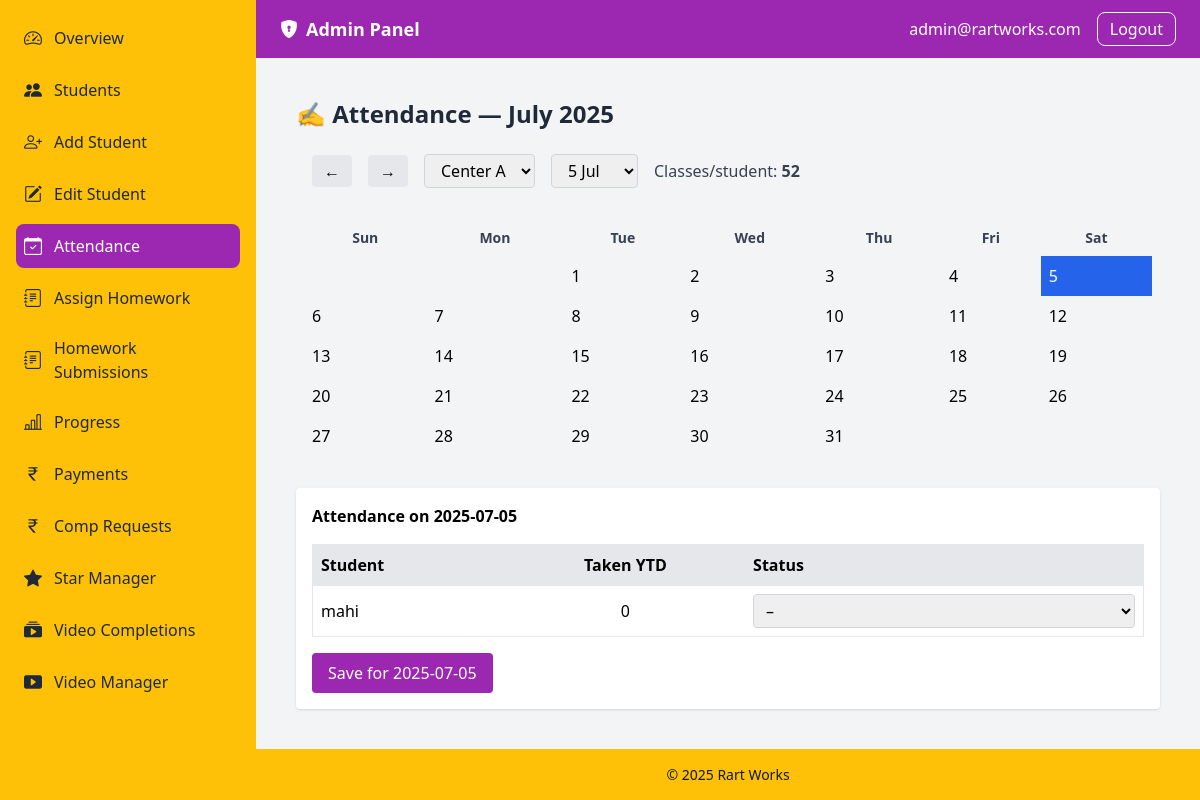
The page /dashboard/admin/index.php?page=attendance (signed in) on the database its author committed.
### tables this page shows
CREATE TABLE `users` (
  `id` int(10) UNSIGNED NOT NULL,
  `username` varchar(50) NOT NULL,
  `password` varchar(255) NOT NULL,
  `role` enum('student','admin') NOT NULL DEFAULT 'student',
  `centre_id` int(10) UNSIGNED NOT NULL,
  `created_at` datetime NOT NULL DEFAULT current_timestamp(),
  `reset_token` varchar(255) DEFAULT NULL,
  `reset_expires` datetime DEFAULT NULL
);

CREATE TABLE `students` (
  `id` int(10) UNSIGNED NOT NULL,
  `user_id` int(10) UNSIGNED NOT NULL,
  `centre_id` int(10) UNSIGNED NOT NULL DEFAULT 1,
  `name` varchar(100) NOT NULL,
  `email` varchar(100) NOT NULL,
  `phone` varchar(20) DEFAULT NULL,
  `group_name` varchar(50) NOT NULL,
  `dob` date DEFAULT NULL,
  `address` varchar(255) DEFAULT NULL,
  `photo_path` varchar(255) DEFAULT NULL,
  `is_legacy` tinyint(1) NOT NULL DEFAULT 0,
  `referred_by` int(11) DEFAULT NULL,
  `pending_discount_percent` decimal(5,2) NOT NULL DEFAULT 0.00
);

### dashboard/admin/attendance.php (the view, shortened to what this page needs)
<?php
require_once __DIR__ . '/../../config/bootstrap.php';
$month = $_GET['month'] ?? date('Y-m');
try {
  $dt = new DateTime("$month-01");
} catch (Exception $e) {
  $dt    = new DateTime();
  $month = $dt->format('Y-m');
}
$prev  = (clone $dt)->modify('-1 month')->format('Y-m');
$next  = (clone $dt)->modify('+1 month')->format('Y-m');
$label = $dt->format('F Y');
$days  = (int)$dt->format('t');
$start = (int)$dt->format('w');
$cells = array_pad([], $start, null);
for ($d = 1; $d <= $days; $d++) {
  $cells[] = $d;
}
while (count($cells) % 7) {
  $cells[] = null;
}
$weeks = array_chunk($cells, 7);
$centres = $conn
  ->query("SELECT id,name FROM centres ORDER BY name")
  ->fetch_all(MYSQLI_ASSOC);
$centre_id = isset($_GET['centre_id'])
           ? (int)$_GET['centre_id']
           : ((int)($centres[0]['id'] ?? 0));
$stmt = $conn->prepare("SELECT id,name FROM students WHERE centre_id = ? ORDER BY name");
$stmt->bind_param('i', $centre_id);
$stmt->execute();
$students = $stmt->get_result()->fetch_all(MYSQLI_ASSOC);
$selectedDate = $_GET['selected_date'] ?? date('Y-m-d');
$thisYear      = date('Y');
$totalClasses  = 52;
$calc          = $conn->prepare("
  SELECT COUNT(*) FROM attendance
   WHERE student_id = ? AND status IN('Present','Compensation')
     AND YEAR(`date`) = ?
");
$ct = [];
foreach ($students as $s) {
  $calc->bind_param('ii', $s['id'], $thisYear);
  $calc->execute();
  $calc->bind_result($n);
  $calc->fetch();
  $ct[$s['id']] = $n;
}
?>
<div class="container mx-auto p-4 space-y-6">
  <h2 class="text-2xl font-bold text-gray-800">✍️ Attendance — <?= htmlspecialchars($label) ?></h2>
  <form method="get" class="flex items-center space-x-4">
    <button type="submit" name="month" value="<?= $prev ?>"
            class="px-3 py-1 bg-gray-200 rounded hover:bg-gray-300">←</button>
    <button type="submit" name="month" value="<?= $next ?>"
            class="px-3 py-1 bg-gray-200 rounded hover:bg-gray-300">→</button>
    <select name="centre_id"
            class="border border-gray-300 rounded px-3 py-1"
            onchange="this.form.submit()">
      <?php foreach ($centres as $c):
        $cid = (int)$c['id'];
      ?>
        <option value="<?= $cid ?>"
          <?= $cid === $centre_id ? 'selected' : '' ?>>
          <?= htmlspecialchars($c['name'], ENT_QUOTES) ?>
        </option>
      <?php endforeach; ?>
    </select>
    <select name="selected_date"
            class="border border-gray-300 rounded px-3 py-1"
            onchange="this.form.submit()">
      <?php for ($d = 1; $d <= $days; $d++):
        $dstr = $dt->format('Y-m-') . str_pad($d, 2, '0', STR_PAD_LEFT);
      ?>
        <option value="<?= $dstr ?>"
          <?= $dstr === $selectedDate ? 'selected' : '' ?>>
          <?= $d ?> <?= $dt->format('M') ?>
        </option>
      <?php endfor; ?>
    </select>
    <span class="text-gray-700">Classes/student: <strong><?= $totalClasses ?></strong></span>
  </form>
  <div class="overflow-x-auto bg-gray-100 p-2 rounded">
    <table class="min-w-full table-auto">
      <thead>
        <tr class="text-sm font-medium text-gray-700">
          <?php foreach (['Sun','Mon','Tue','Wed','Thu','Fri','Sat'] as $wd): ?>
            <th class="p-2"><?= $wd ?></th>
          <?php endforeach; ?>
        </tr>
      </thead>
      <tbody>
        <?php foreach ($weeks as $week): ?>
          <tr>
            <?php foreach ($week as $d): ?>
              <?php if ($d === null): ?>
                <td class="p-2">&nbsp;</td>
              <?php else:
                $dayStr = $dt->format('Y-m-') . str_pad($d, 2, '0', STR_PAD_LEFT);
                $selCls = $dayStr === $selectedDate ? 'bg-blue-600 text-white' : '';
              ?>
                <td class="<?= $selCls ?> relative p-2">
                  <span><?= $d ?></span>
                </td>
              <?php endif; ?>
            <?php endforeach; ?>
          </tr>
        <?php endforeach; ?>
      </tbody>
    </table>
  </div>
  <div class="bg-white p-4 rounded shadow">
    <h3 class="font-semibold mb-3">Attendance on <?= htmlspecialchars($selectedDate) ?></h3>
    <form method="post" class="space-y-4">
      <div class="table-responsive">
        <table class="min-w-full border">
          <thead class="bg-gray-200">
            <tr>
              <th class="p-2 text-left">Student</th>
              <th class="p-2 text-center">Taken YTD</th>
              <th class="p-2 text-left">Status</th>
            </tr>
          </thead>
          <tbody>
            <?php foreach ($students as $s):
            ?>
              <tr class="border-t">
                <td class="p-2"><?= htmlspecialchars($s['name'], ENT_QUOTES) ?></td>
                <td class="p-2 text-center"><?= $ct[$s['id']] ?></td>
                <td class="p-2">
                  <select name="status[<?= $s['id'] ?>]"
                          class="w-full border border-gray-300 rounded px-2 py-1 student-status">
                    <option value="">–</option>
                  </select>
                </td>
              </tr>
            <?php endforeach; ?>
          </tbody>
        </table>
      </div>
      <button class="mt-4 px-4 py-2 bg-admin-primary text-white rounded hover:bg-opacity-90">
        Save for <?= htmlspecialchars($selectedDate) ?>
      </button>
    </form>
  </div>
</div>

### dashboard/admin/index.php (shortened to what this page needs)
<?php
require_once __DIR__ . '/../../config/bootstrap.php';
$menu = [
    'dashboard'           => ['bi-speedometer2',        'Overview'],
    'students'            => ['bi-people-fill',         'Students'],
    'add_student'         => ['bi-person-plus',         'Add Student'],
    'edit_student'        => ['bi-pencil-square',       'Edit Student'],
    'attendance'          => ['bi-calendar-check',      'Attendance'],
    'assign_homework'     => ['bi-journal-text',        'Assign Homework'],
    'homework_centerwise' => ['bi-journal-text',        'Homework Submissions'],
    'progress'            => ['bi-bar-chart-line',      'Progress'],
    'admin_payment'       => ['bi-currency-rupee',      'Payments'],
    'comp_requests'       => ['bi-currency-rupee',      'Comp Requests'],
    'star_manager'        => ['bi-star-fill',           'Star Manager'],
    'video_completions'   => ['bi-collection-play-fill','Video Completions'],
    'video_manager'       => ['bi-play-btn-fill',       'Video Manager'],
];
$page = $_GET['page'] ?? 'dashboard';
$stmt = $conn->prepare("SELECT username FROM users WHERE id = ? LIMIT 1");
$stmt->bind_param('i', $_SESSION['user_id']);
$stmt->execute();
$stmt->bind_result($adminUsername);
?>
<!DOCTYPE html>
<html lang="en">
<head>
  <script src="https://cdn.tailwindcss.com"></script>
  <link
    href="https://cdn.jsdelivr.net/npm/bootstrap-icons@1.10.5/font/bootstrap-icons.css"
    rel="stylesheet"
  />
</head>
<body class="bg-gray-100 min-h-screen flex">
  <nav class="hidden md:block w-64 bg-admin-secondary text-gray-900 p-4">
    <ul class="space-y-2">
      <?php foreach ($menu as $key => [$iconClass, $labelText]): ?>
        <li>
          <a href="?page=<?= $key ?>"
             class="
               flex items-center p-2 rounded-lg transition
               <?= ($page === $key)
                   ? 'bg-admin-primary text-white'
                   : 'text-gray-800 hover:bg-admin-primary hover:text-white focus:bg-admin-primary focus:text-white' ?>"
             <?= ($page === $key) ? 'aria-current="page"' : '' ?>>
            <i class="bi <?= htmlspecialchars($iconClass) ?> mr-3 text-lg"></i>
            <span class="font-medium"><?= htmlspecialchars($labelText) ?></span>
          </a>
        </li>
      <?php endforeach; ?>
    </ul>
  </nav>
  <div class="flex-1 flex flex-col">
    <header class="bg-admin-primary text-white">
      <div class="max-w-7xl mx-auto flex items-center justify-between px-6 py-3">
        <div class="flex items-center space-x-2 text-lg font-semibold">
          <i class="bi bi-shield-lock-fill"></i>
          <span>Admin Panel</span>
        </div>
        <div class="flex items-center space-x-4">
          <span><?= htmlspecialchars($adminUsername) ?></span>
          <a href="/student-portal/logout.php"
             class="px-3 py-1 border border-white rounded-lg
                    hover:bg-white hover:text-gray-800 transition">
            Logout
          </a>
        </div>
      </div>
    </header>
    <main class="flex-1 p-6 overflow-auto">
      <?php switch ($page):
        case 'dashboard': ?>
        <?php break;
        case 'attendance':
          include __DIR__ . '/attendance.php';
          break;
      endswitch; ?>
    </main>
    <footer class="bg-admin-secondary text-gray-900 text-center text-sm py-4">
      &copy; <?= date('Y') ?> Rart Works
    </footer>
  </div>
</body>
</html>

### dashboard/admin/index.php (style rules this page uses)
a { text-decoration: none; }

### rows shown on the page
users: username "admin@rartworks.com"
students: name "mahi", id "0"

### other values the page prints
$labelText "Overview"
$labelText "Students"
$labelText "Add Student"
$labelText "Edit Student"
$labelText "Attendance"
$labelText "Assign Homework"
$labelText "Homework Submissions"
$labelText "Progress"
$labelText "Payments"
$labelText "Comp Requests"
$labelText "Star Manager"
$labelText "Video Completions"
$labelText "Video Manager"
$label "July 2025"
$totalClasses "52"
